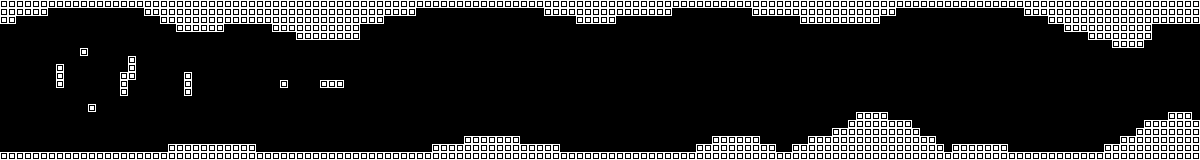

This game map was drawn from its Tiled (.tmx) file and the tilesets committed beside it. A one-line description and the trimmed map source follow:
An orthogonal 150x20 tile map with 8x8 px tiles, 2 tile layers (background, main) and 6 objects.

<map version="1.0" orientation="orthogonal" renderorder="right-down" width="150" height="20" tilewidth="8" tileheight="8" nextobjectid="24">
 <tileset firstgid="1" name="tiles" tilewidth="8" tileheight="8" tilecount="24" columns="6">
  <image source="../images/tiles.png" width="48" height="32" />
 </tileset>
 <layer name="background" width="150" height="20">
  <data>[3000 cells, 3000 non-empty, 1 distinct tile ids]</data>
 </layer>
 <layer name="main" width="150" height="20">
  <data>[3000 cells, 681 non-empty, 1 distinct tile ids]</data>
 </layer>
 <objectgroup name="enemies">
  <object id="14" gid="12" x="88" y="104" width="8" height="8" />
  <object id="15" gid="12" x="192" y="144" width="8" height="8" />
  <object id="18" gid="1073741836" x="96" y="16" width="8" height="8" />
  <object id="19" gid="12" x="72" y="16" width="8" height="8" />
  <object id="22" gid="1073741836" x="56" y="16" width="8" height="8">
   <properties>
    <property name="ceil" type="bool" value="false" />
   </properties>
  </object>
 </objectgroup>
 <objectgroup name="player">
  <object id="16" gid="6" x="14" y="86" width="8" height="8" />
 </objectgroup>
</map>
